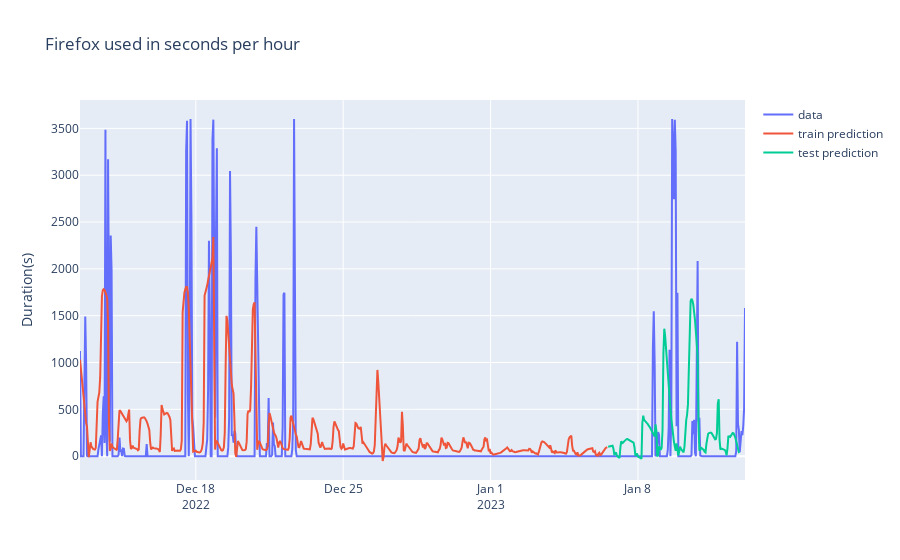

Here is the notebook cell this chart was saved with:
### Code cell
model, history = train_model(X_train, y_train)
train_pred = scaler.inverse_transform(model.predict(X_train, verbose=0))
test_pred = scaler.inverse_transform(model.predict(X_test, verbose=0))
layout = go.Layout(
    title='Firefox used in seconds per hour',
#     xaxis={'title':'Date'},
    yaxis={'title':'Duration(s)'}
)
temp = df_1.groupby(pd.Grouper(key='Start', freq='H'))['Time_diff_sec'].sum().reset_index()
fig = go.Figure([
    go.Scatter(x=temp['Start'], y=temp['Time_diff_sec'].values, name='data'),
    go.Scatter(x=temp['Start'].iloc[:train_size], y=train_pred[:,0], name='train prediction'),
    go.Scatter(x=temp['Start'].iloc[train_size:], y=test_pred[:,0], name='test prediction')
], layout=layout)
fig.show()

### Figure 1 — Plotly figure (JSON) as saved in the notebook; plotly's stock layout.template omitted (floating-point values rounded to 4 significant figures; data arrays with more than 128 entries replaced by an {"elided": "..."} marker saying what was removed)
{"data": [{"name": "data", "type": "scatter", "x": {"elided": "759 str values"}, "y": {"elided": "759 float values"}}, {"name": "train prediction", "type": "scatter", "x": {"elided": "602 str values"}, "y": {"elided": "602 float values"}}, {"name": "test prediction", "type": "scatter", "x": {"elided": "157 str values"}, "y": {"elided": "151 float values"}}], "layout": {"title": {"text": "Firefox used in seconds per hour"}, "yaxis": {"title": {"text": "Duration(s)"}}}}
